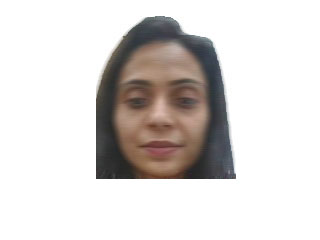
#> input picture Blur/21_no_back_FaceOnly_blur_0_7.jpg, 320 x 240 px
$ jupyter execute visualizing.ipynb   (older library calls are emulated)
#> lines starting #> are read from the running program, lines starting #| are printed output that depends on the picture; after the words box and inside, x2 and y2 are one past the last pixel; in counts of white or black regions, pixels touching at a corner belong together; long printed decimals are rounded
[cell 1]
import torch
import cv2
import numpy as np

[cell 2]
# img01 = cv2.imread('img01.jpg', cv2.IMREAD_COLOR)
# img02 = cv2.imread('img02.jpg', cv2.IMREAD_GRAYSCALE)
# img03 = cv2.imread('img03.jpg', cv2.IMREAD_UNCHANGED)

[cell 3]
# img01 = cv2.resize(img03, [250,250])

[cell 4]
# cv2.imshow("img01", img01)
# cv2.waitKey(0)
# cv2.destroyAllWindows()

[cell 5]
img = cv2.imread('Blur/21_no_back_FaceOnly_blur_0_7.jpg', cv2.IMREAD_GRAYSCALE)
#> img: shape (240, 320); min 36, max 255, mean 216.4

[cell 6]
img = cv2.resize(img, [750,450])
#> img: shape (450, 750)
img_lap = cv2.Laplacian(img, cv2.CV_64F)
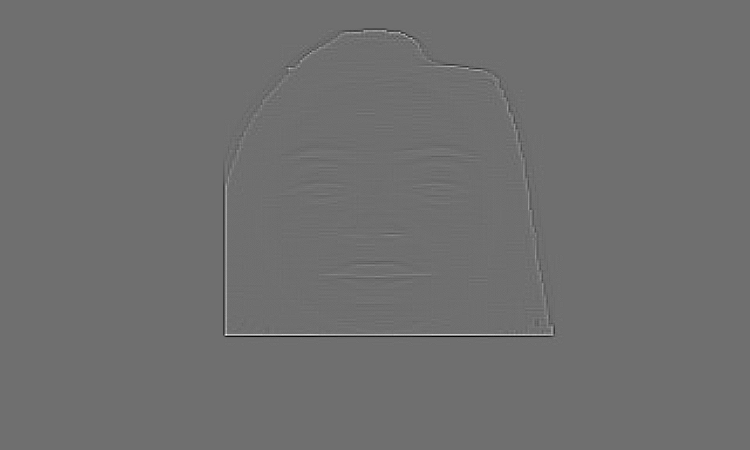
#> img_lap: shape (450, 750) float64; min -110, max 142, mean 0; drawn with min black and max white

[cell 7]
cv2.imshow("img01", img_lap)
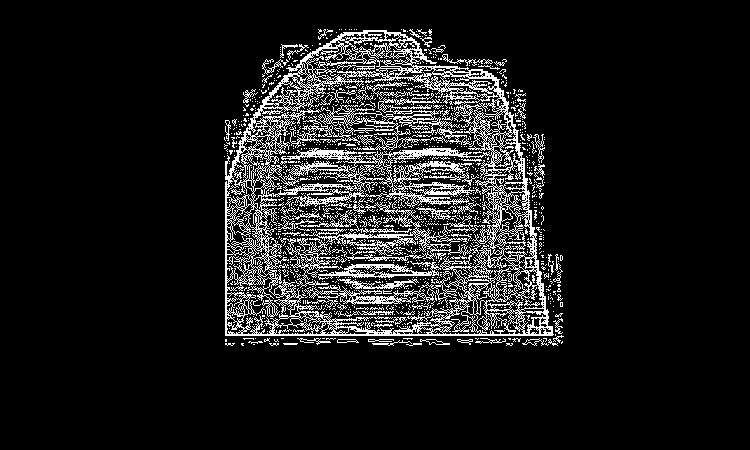
#> window 'img01': shape (450, 750); 10.9% white in thin lines or dots, all inside (x1, y1, x2, y2) = (224, 29, 564, 346)
cv2.waitKey(0)
cv2.destroyAllWindows()

[cell 8]
blur_pct = 100 * (1 - img_lap.var() / 500)
#> blur_pct = 95.01

[cell 9]
print(blur_pct)
#| 95.010

[cell 10]
print(img_lap.var())
#| 24.949

Image Gradient Method

[cell 11]
# Load the image as grayscale
img = cv2.imread('Blur/15_FaceOnly.jpg', cv2.IMREAD_GRAYSCALE)
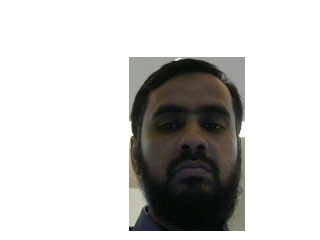
#> input picture Blur/15_FaceOnly.jpg, 320 x 240 px
#> img: shape (240, 320); min 2, max 255, mean 204.1

# Compute the x and y gradients using Sobel filters
grad_x = cv2.Sobel(img, cv2.CV_64F, 1, 0, ksize=3)
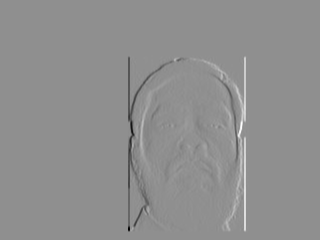
#> grad_x: shape (240, 320) float64; min -925, max 715, mean 0; drawn with min black and max white
grad_y = cv2.Sobel(img, cv2.CV_64F, 0, 1, ksize=3)
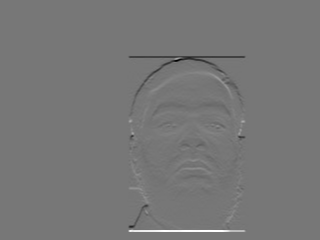
#> grad_y: shape (240, 320) float64; min -864, max 987, mean 0; drawn with min black and max white

# Compute the gradient magnitude and mean
grad_mag = np.sqrt(grad_x**2 + grad_y**2)
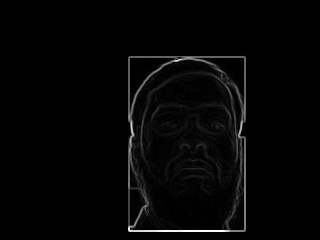
#> grad_mag: shape (240, 320) float64; min 0, max 987, mean 19.9; drawn with min black and max white
grad_mean = np.mean(grad_mag)
#> grad_mean = 19.94

# Compute the percentage of blur
blur_pct = 100 * (1 - grad_mean / 255)
#> blur_pct = 92.18

print('Percentage of blur:', blur_pct)
#| Percentage of blur: 92.179

Image Entropy Method

[cell 12]
# [14 lines of commented-out code are left out]

[cell 13]
# path = "21_no_back_blur_0_10.jpg"
# img = cv2.imread((f'image_entropy_method/',path), cv2.IMREAD_GRAYSCALE)
# print(Entropy_Percentage(img))

[cell 14]
img = cv2.imread('Blur/21_no_back_FaceOnly_blur_0_10.jpg', cv2.IMREAD_GRAYSCALE)
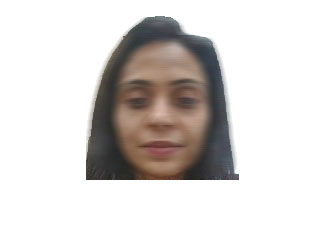
#> input picture Blur/21_no_back_FaceOnly_blur_0_10.jpg, 320 x 240 px
#> img: shape (240, 320); min 34, max 255, mean 214.4

# Compute the image histogram
hist, _ = np.histogram(img, bins=np.arange(256))
#> hist = 255 values, max 55651 at index 254, min 0 at index 0, mean 301.2

# Compute the probability mass function
pmf = hist / np.sum(hist)
#> pmf = 255 values, max 0.725 at index 254, min 0 at index 0, mean 0.00392

# Compute the entropy of the image
entropy = -np.sum(pmf * np.log2(pmf + 1e-10))
#> entropy = 2.85

# Compute the percentage of blur
blur_pct = 100 * entropy / np.log2(256)
#> blur_pct = 35.68

print('Percentage of blur:', blur_pct)
#| Percentage of blur: 35.680

[cell 15]
hist
#> Out has the same summary as hist

Fourier Transform Method

[cell 16]
# Load the image as grayscale
img = cv2.imread('img03_ex_blur.jpg', cv2.IMREAD_GRAYSCALE)
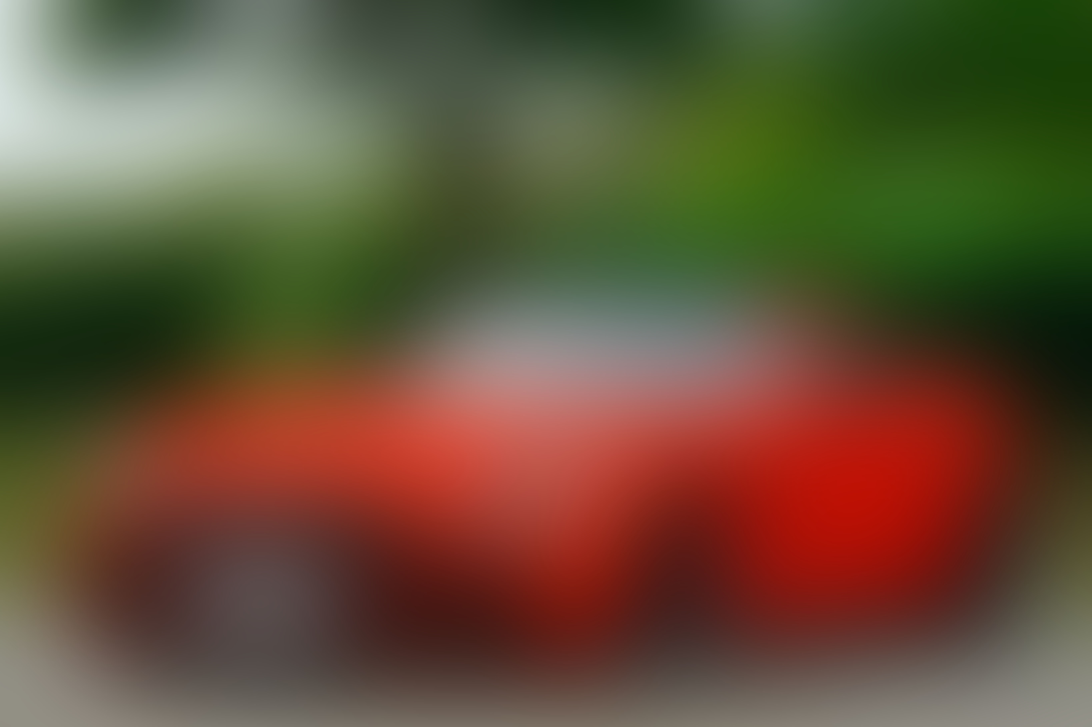
#> input picture img03_ex_blur.jpg, 5456 x 3632 px (shown at 1/5 size)
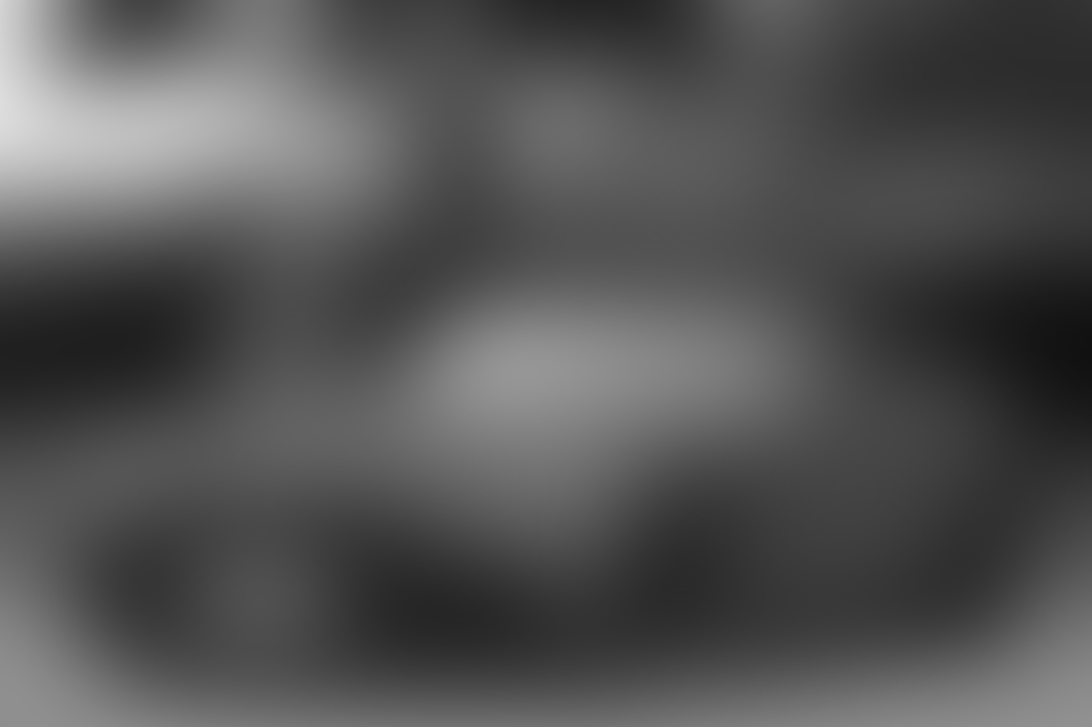
#> img: shape (3632, 5456) (shown at 1/5 size); min 16, max 222, mean 83.5

# Compute the 2D Fourier transform of the image
f = np.fft.fft2(img)

# Shift the zero-frequency component to the center of the spectrum
fshift = np.fft.fftshift(f)

# Compute the magnitude spectrum of the Fourier transform
magnitude_spectrum = 20 * np.log(np.abs(fshift))
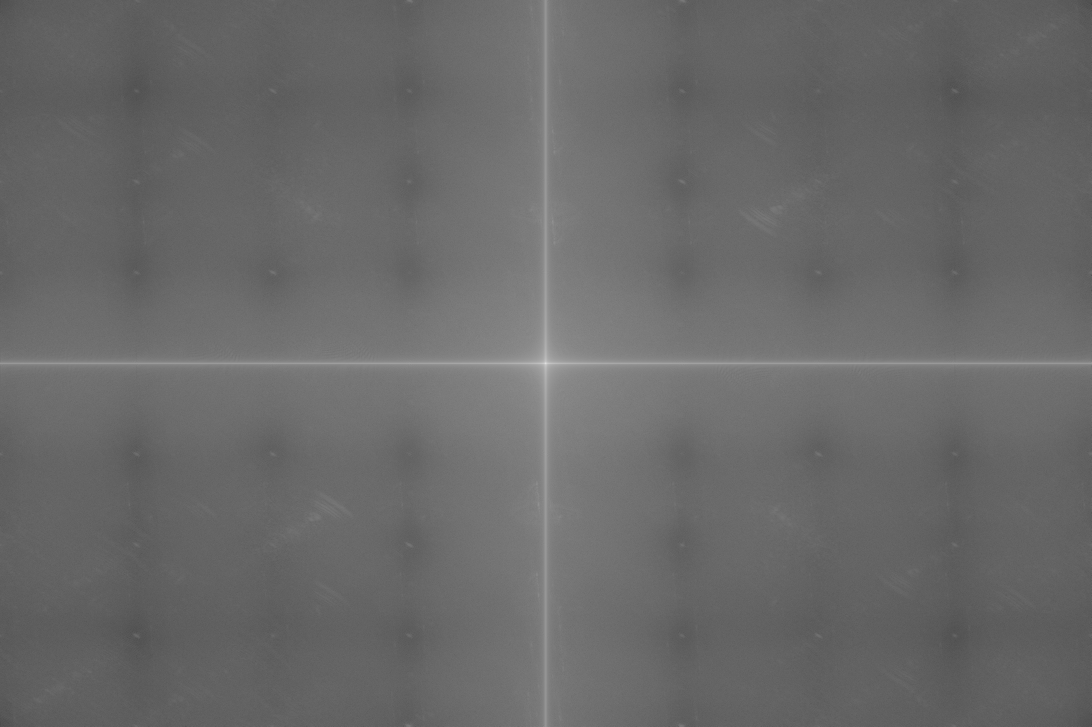
#> magnitude_spectrum: shape (3632, 5456) float64 (shown at 1/5 size); min -91.52, max 424.5, mean 122.5; drawn with min black and max white

# Compute the high-frequency energy
high_freq_energy = np.sum(magnitude_spectrum[10:-10, 10:-10])
#> high_freq_energy = 2.41e+09

# Define a threshold for blur detection
threshold = 1000

# Check if the high-frequency energy is above the threshold
if high_freq_energy > threshold:
    print('Image is not blurry')
else:
    print('Image is blurry')

Fourier Transform Method percentage

[cell 17]
img = cv2.imread('img03_ex_blur.jpg', cv2.IMREAD_GRAYSCALE)

# Compute the 2D Fourier transform of the image
f = np.fft.fft2(img)

# Shift the zero-frequency component to the center of the spectrum
fshift = np.fft.fftshift(f)

# Compute the magnitude spectrum of the Fourier transform
magnitude_spectrum = 20 * np.log(np.abs(fshift))

# Compute the high-frequency energy
high_freq_energy = np.sum(magnitude_spectrum[10:-10, 10:-10])

# Compute the total energy
total_energy = np.sum(magnitude_spectrum)
#> total_energy = 2.43e+09

# Compute the blur score
blur_score = 1 - (high_freq_energy / total_energy)
#> blur_score = 0.00806

# Print the blur score as a percentage
print('Blur score:', int(blur_score * 100), '%')
#| Blur score: 0 %
